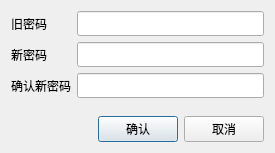
<?xml version="1.0" encoding="UTF-8"?>
<ui version="4.0">
 <class>BCSettingPasswordStyle</class>
 <widget class="QDialog" name="BCSettingPasswordStyle">
  <property name="geometry">
   <rect>
    <x>0</x>
    <y>0</y>
    <width>275</width>
    <height>153</height>
   </rect>
  </property>
  <property name="windowTitle">
   <string>Dialog</string>
  </property>
  <layout class="QVBoxLayout" name="verticalLayout">
   <item>
    <layout class="QGridLayout" name="gridLayout">
     <item row="0" column="0">
      <widget class="QLabel" name="label_3">
       <property name="font">
        <font>
         <family>微软雅黑</family>
         <pointsize>9</pointsize>
        </font>
       </property>
       <property name="text">
        <string>旧密码</string>
       </property>
      </widget>
     </item>
     <item row="0" column="1">
      <widget class="QLineEdit" name="m_pOldLineEdit">
       <property name="font">
        <font>
         <family>微软雅黑</family>
         <pointsize>9</pointsize>
        </font>
       </property>
      </widget>
     </item>
     <item row="1" column="0">
      <widget class="QLabel" name="label_4">
       <property name="font">
        <font>
         <family>微软雅黑</family>
         <pointsize>9</pointsize>
        </font>
       </property>
       <property name="text">
        <string>新密码</string>
       </property>
      </widget>
     </item>
     <item row="1" column="1">
      <widget class="QLineEdit" name="m_pNewLineEdit">
       <property name="font">
        <font>
         <family>微软雅黑</family>
         <pointsize>9</pointsize>
        </font>
       </property>
      </widget>
     </item>
     <item row="2" column="0">
      <widget class="QLabel" name="label_5">
       <property name="font">
        <font>
         <family>微软雅黑</family>
         <pointsize>9</pointsize>
        </font>
       </property>
       <property name="text">
        <string>确认新密码</string>
       </property>
      </widget>
     </item>
     <item row="2" column="1">
      <widget class="QLineEdit" name="m_pReNewLineEdit">
       <property name="font">
        <font>
         <family>微软雅黑</family>
         <pointsize>9</pointsize>
        </font>
       </property>
      </widget>
     </item>
    </layout>
   </item>
   <item>
    <spacer name="verticalSpacer">
     <property name="orientation">
      <enum>Qt::Vertical</enum>
     </property>
     <property name="sizeHint" stdset="0">
      <size>
       <width>20</width>
       <height>40</height>
      </size>
     </property>
    </spacer>
   </item>
   <item>
    <layout class="QHBoxLayout" name="horizontalLayout_4">
     <item>
      <spacer name="horizontalSpacer_5">
       <property name="font">
        <font>
         <family>微软雅黑</family>
        </font>
       </property>
       <property name="orientation">
        <enum>Qt::Horizontal</enum>
       </property>
       <property name="sizeHint" stdset="0">
        <size>
         <width>40</width>
         <height>20</height>
        </size>
       </property>
      </spacer>
     </item>
     <item>
      <widget class="QPushButton" name="m_pOKBtn">
       <property name="font">
        <font>
         <family>微软雅黑</family>
        </font>
       </property>
       <property name="text">
        <string>确认</string>
       </property>
      </widget>
     </item>
     <item>
      <widget class="QPushButton" name="m_pCancelBtn">
       <property name="font">
        <font>
         <family>微软雅黑</family>
        </font>
       </property>
       <property name="text">
        <string>取消</string>
       </property>
      </widget>
     </item>
    </layout>
   </item>
  </layout>
 </widget>
 <resources/>
 <connections/>
</ui>
